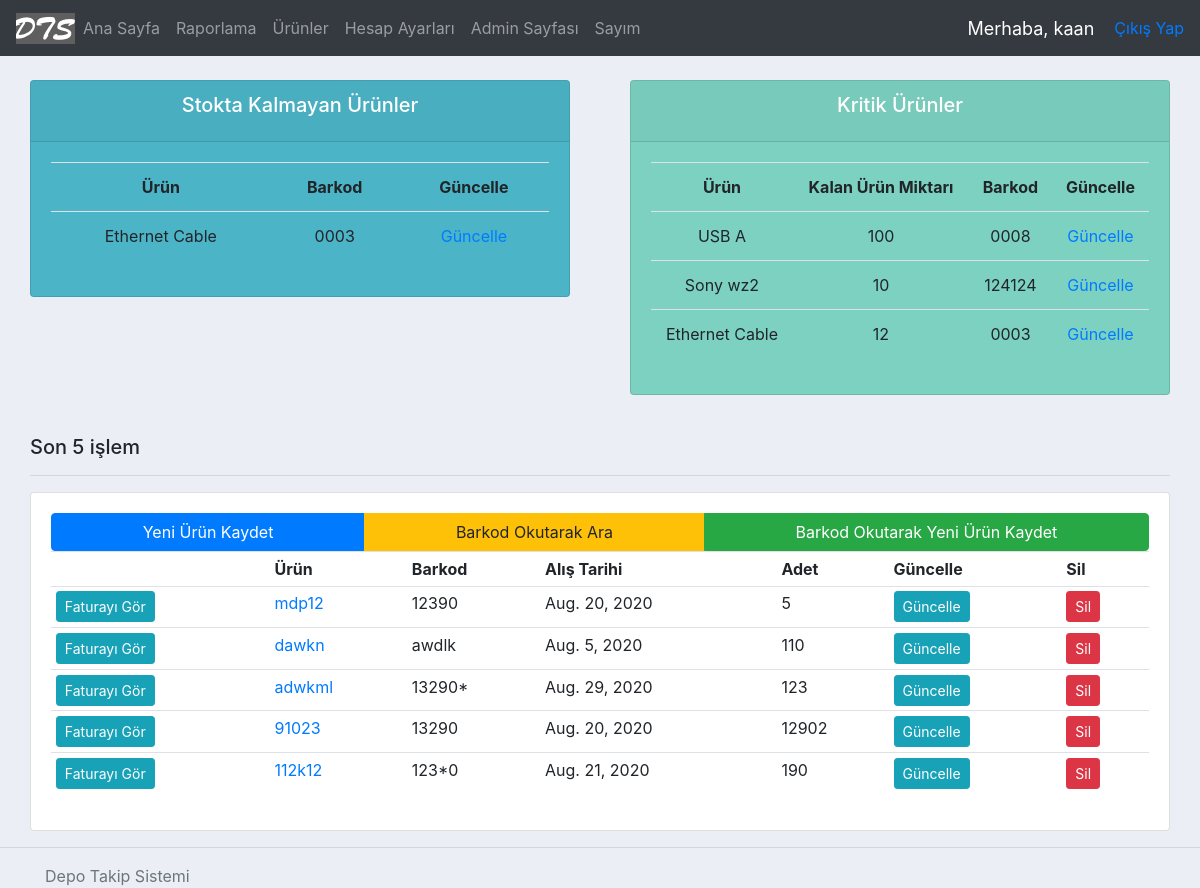
The app's page / (signed in), older data.
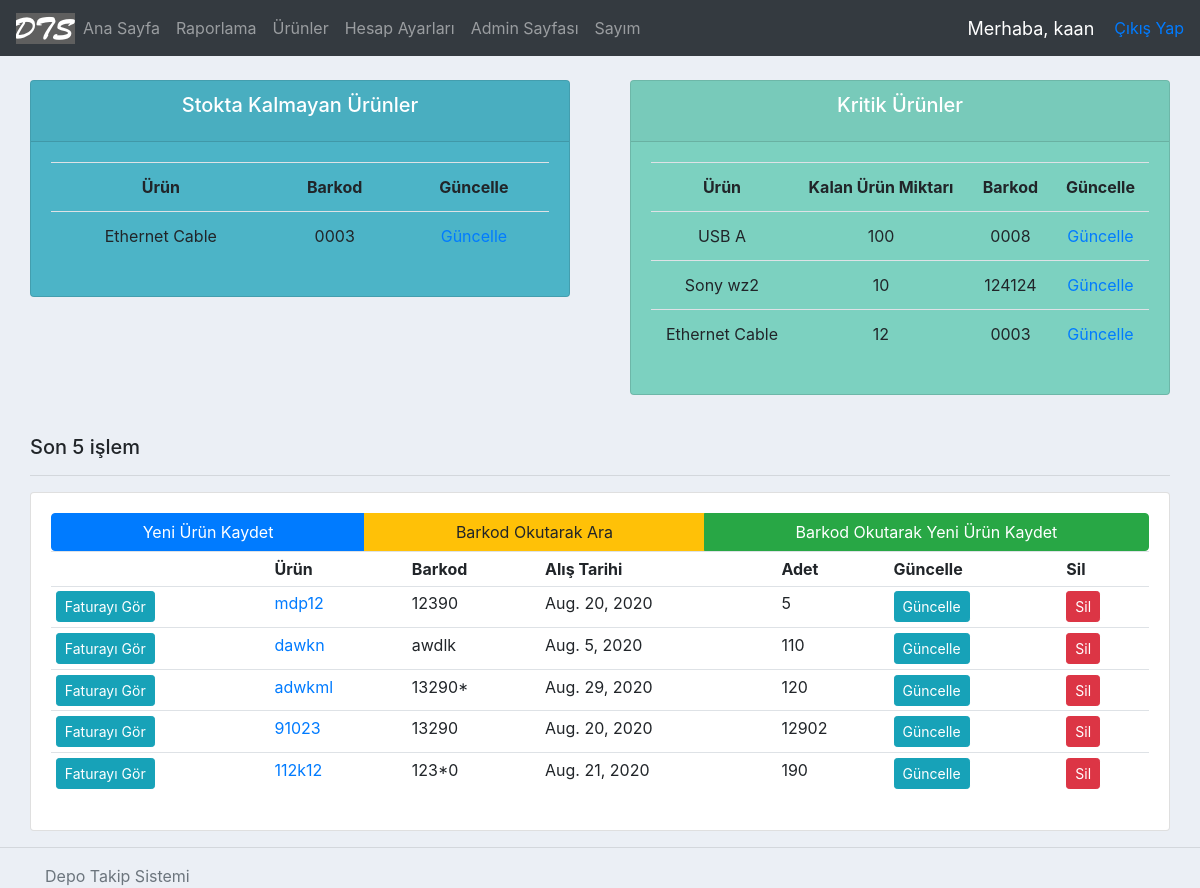
The same page, newer data.
### accounts/models.py (models this page shows, shortened)
class Product(models.Model):
    name = models.CharField(max_length=200)
    barcode = models.CharField(max_length=48)
    code = models.CharField(max_length=255)
    criticalStock = models.BooleanField(default=False) #kritik stok
    criticalStockAmt = models.IntegerField(null=True, blank=True)
    photo = models.ImageField(blank=True, null=True)
    vendor = models.CharField(max_length=200) #alınan firma
    dateBought = models.DateField(null=True) #satın alınan tarih
    regDate = models.DateTimeField( auto_now_add=True, null=True ) #ürünün kayıt edildiği tarih
    price = models.FloatField() #ürünün fiyatı
    amount = models.IntegerField() #ürünün adeti
    category = models.CharField(max_length=200) #ürünün kategorisi
    brand = models.CharField(max_length = 200) #ürünün markası
    model = models.CharField(max_length = 200, blank=True, null=True)
    description = models.CharField(max_length = 400, blank=True, null=True) #açıklama
    editor = models.CharField(max_length = 200) #ürünü kaydeden/silen kullanıcı
    invoice = models.OneToOneField('Invoice', on_delete=models.CASCADE, related_name="fatura", null=True, blank=True )
    history = HistoricalRecords(
        history_change_reason_field=models.TextField(null=True, max_length=255)
    )
    lastStocktakeTime = models.DateTimeField(blank=True, null=True) #son sayım yapılan tarih

### accounts/views.py (the view)
# urls.py: 2. Add a URL to urlpatterns:  path('', views.home, name='home')
@login_required(login_url='login')
def home(request):
    products = Product.objects.all()
    invoices = Invoice.objects.all()
    criticalProducts = []
    outOfStock = []
    for product in products:
        if product.criticalStock and product.criticalStockAmt != None and product.amount <= product.criticalStockAmt:
            criticalProducts.append(product)
        if product.amount == 0:
            outOfStock.append(product)
    start = 5
    if products.count() <= 5:
        start = 0
    else:
        start = products.count() - 5
    context = { 'products': products[ start :], 'invoices': invoices, 'sum': sum,
                'criticalProducts': criticalProducts, 'outOfStock' : outOfStock }
    return render( request, 'accounts/dashboard.html',  context )

### accounts/templates/accounts/dashboard.html
{%  extends 'accounts/main.html' %}
{% block content %}
{%  include 'accounts/status.html' %}
<br>
	<div class="col-md">
		<h5>Son 5 işlem</h5>
		<hr>
		<div class="card card-body">
			<div class="btn-group" role="group" aria-label="Basic example">
				<a class="btn btn-primary" href="{% url 'addProduct' %}">Yeni Ürün Kaydet</a>
				<a class="btn btn-warning" href="{% url 'barcode_view' %}">Barkod Okutarak Ara</a>
				<a class="btn btn-success" href="{% url 'addProductFromBarcode' %}">Barkod Okutarak Yeni Ürün Kaydet</a>
			</div>
			<table class="table table-sm">
				<tr>
					<th></th>
					<th>Ürün</th>
					<th>Barkod</th>
					<th>Alış Tarihi</th>
					<th>Adet</th>
					<th>Güncelle</th>
					<th>Sil</th>
				</tr>
				{% for product in products %}
				<tr>
					{% if product.invoice is not Null %}
						<td><a class="btn btn-sm btn-info" href="{% url 'invoice-path' product.invoice.id %}">Faturayı Gör</a></td>
					{% else %}
						<td><a class="btn btn-sm btn-danger" href="{% url 'addInvoice' product.id %}">Fatura Ekle</a></td>
					{% endif %}
					<td>
						<a href="{% url 'productPage' product.id %}">{{ product.name }}</a>
					</td>
					<td>{{product.barcode}}</td>
					<td>{{product.dateBought}}</td>
					<td>{{product.amount}}</td>
					<td><a class="btn btn-sm btn-info" href="{% url 'updateProduct' product.id %}">Güncelle</a></td>
					<td><a class="btn btn-sm btn-danger" href="{% url 'deleteProduct' product.id %}">Sil</a></td>
				</tr>
				{% endfor %}
			</table>
		</div>
	</div>
</div>
{% endblock %}

Row changes from the older to the newer data that the page shows:
changed Product "adwkml": amount "123" → "120"
